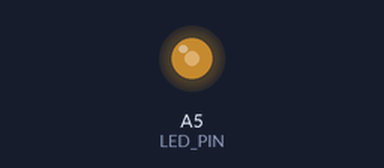
Simulated run of this sketch. Board: Arduino Mega 2560, built with avr-gcc and run on an emulated ATmega2560. On the bench: output pins drawn as LEDs (lit = HIGH).

Above: at 0.29 s.
Timing chart, 0 to 40.0 s (numbered marks = the images above):
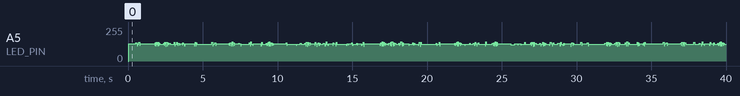

The sketch:

TX_OOK_Optimized.ino
```cpp
// (licence header left out)
#include "digitalWriteFast.h"

//LED OUTPUT DECLARE
#define LED_PIN A5

//CLK LENGTH(ms)
#define CLK 5

//inputString Length
//!!!!!!!!!!!!!!!CAUTION!!!!!!!!!!!!!!!!!!
//IT CONSUMES HUGE MEMORY SPACE
#define LEN 100
//!!!!!!!!!!!!!!!!!!!!!!!!!!!!!!!!!!!!!!!!

//SYNCBYTE before transmission start
#define SYNCBYTE 8

//clk boolean
bool clk = 0;
float clk_half = CLK * 0.5;

//inputString Setup
const char inputString[LEN] = "hello, its reliable test for very very very very very very very long menchester code";

//128BYTE BOOLEAN-ARRAY to store binary text data
bool string_Signal[1024] = {0, };

//sending_value (will updated by xor with clk & data)
bool sending_value = 0;

//for sending loop
int stringIndex = 0;

//symbol of start of transmission
//NOT USING FOR NOW
bool _symbol_SOT[8] = {0, 0, 0, 0, 0, 1, 1, 0};

//symbol of end of transmission
bool _symbol_EOT[8] = {0, 0, 0, 0, 0, 1, 0, 0};

//FOR BENCHMARKING=============================
// unsigned long _time_started;
// unsigned long _time_ended;
// char buffer[100];
//FOR BENCHMARKING=============================

void setup() {
  //FOR BENCHMARKING===========================
  // Serial has been disabled since serial comm causes unknown delay
  // Serial.begin(115200);
  //FOR BENCHMARKING===========================
  pinMode(LED_PIN, OUTPUT);
    for (int i = 0; i < strlen(inputString) + SYNCBYTE + 1; i++) {
      if(i == SYNCBYTE - 1){
        for (int j = 0; j < 8; j++) {
            string_Signal[8*i + 7-j] = _symbol_SOT[7 - j];
        }
      }
      else if(i < SYNCBYTE - 1){
        for (int j = 0; j < 8; j++) {
            string_Signal[8*i + 7-j] = (1);
        }
      } else if(i == (strlen(inputString) + SYNCBYTE)) {
        for (int j = 0; j < 8; j++) {
            string_Signal[8*i + 7-j] = _symbol_EOT[7 - j];
        }
      } else {
        for (int j = 0; j < 8; j++){
            string_Signal[8*i + 7-j] = ((inputString[i - SYNCBYTE] & (0x01 << j)) != 0);
        }
      }
  }
    //FOR BENCHMARKING===========================
    // Serial.print("start TRANSMISSION \n");
    //FOR BENCHMARKING===========================
}

void loop() {
  clk = !clk;
  sending_value = clk ^ string_Signal[stringIndex];
  //digitalWrite(LED_PIN, sending_value);
  if(sending_value == 1){
    digitalWriteFast(LED_PIN, 1);
  }else{
    digitalWriteFast(LED_PIN, 0);
  }
  delayMicroseconds(clk_half *1000);
  clk = !clk;
  sending_value = clk ^ string_Signal[stringIndex];
  //digitalWrite(LED_PIN, sending_value);
    //digitalWrite(LED_PIN, sending_value);
  if(sending_value == 1){
    digitalWriteFast(LED_PIN, 1);
  }else{
    digitalWriteFast(LED_PIN, 0);
  }
  delayMicroseconds(clk_half * 1000);
  stringIndex += 1;
  if(stringIndex == (strlen(inputString) + SYNCBYTE + 1) * 8) {
      stringIndex = 0;
      //FOR BENCHMARKING===========================
      // _time_ended = millis();
      // Serial.print("\n");
      // Serial.print((strlen(inputString) + SYNCBYTE + 1) * 8);
      // Serial.print("\n");
      // Serial.print(String((_time_ended) - (_time_started)));
      //FOR BENCHMARKING===========================
      delay(0);
      //FOR BENCHMARKING===========================
      // _time_started = millis();
      //FOR BENCHMARKING===========================
  }
  // digitalWrite(LED_PIN, 0);
}
```

digitalWriteFast.h
```cpp
/*
  Optimized digital functions for AVR microcontrollers
  by Watterott electronic (www.watterott.com)
  based on http://code.google.com/p/digitalwritefast
 */

#ifndef __digitalWriteFast_h_
#define __digitalWriteFast_h_ 1

#define ERROR_SEQUENCE 0b10101010 //digitalReadFast will return this value if pin number is not constant
// general macros/defines
#ifndef BIT_READ
# define BIT_READ(value, bit)            ((value) &   (1UL << (bit)))
#endif
#ifndef BIT_SET
# define BIT_SET(value, bit)             ((value) |=  (1UL << (bit)))
#endif
#ifndef BIT_CLEAR
# define BIT_CLEAR(value, bit)           ((value) &= ~(1UL << (bit)))
#endif
#ifndef BIT_WRITE
# define BIT_WRITE(value, bit, bitvalue) (bitvalue ? BIT_SET(value, bit) : BIT_CLEAR(value, bit))
#endif

#ifndef SWAP
#define SWAP(x,y) do{ (x)=(x)^(y); (y)=(x)^(y); (x)=(x)^(y); }while(0)
#endif

/* //not needed, rather it produces annoying warnings when compiled
#ifndef DEC
# define DEC (10)
#endif
#ifndef HEX
# define HEX (16)
#endif
#ifndef OCT
# define OCT (8)
#endif
#ifndef BIN
# define BIN (2)
#endif
*/

// workarounds for ARM microcontrollers
#if (!defined(__AVR__) || defined(ARDUINO_ARCH_SAM))
#ifndef PROGMEM
# define PROGMEM
#endif
#ifndef PGM_P
# define PGM_P const char *
#endif
#ifndef PSTR
# define PSTR(str) (str)
#endif

#ifndef memcpy_P
# define memcpy_P(dest, src, num) memcpy((dest), (src), (num))
#endif
#ifndef strcpy_P
# define strcpy_P(dst, src)       strcpy((dst), (src))
#endif
#ifndef strcat_P
# define strcat_P(dst, src)       strcat((dst), (src))
#endif
#ifndef strcmp_P
# define strcmp_P(a, b)           strcmp((a), (b))
#endif
#ifndef strcasecmp_P
# define strcasecmp_P(a, b)       strcasecmp((a), (b))
#endif
#ifndef strncmp_P
# define strncmp_P(a, b, n)       strncmp((a), (b), (n))
#endif
#ifndef strncasecmp_P
# define strncasecmp_P(a, b, n)   strncasecmp((a), (b), (n))
#endif
#ifndef strstr_P
# define strstr_P(a, b)           strstr((a), (b))
#endif
#ifndef strlen_P
# define strlen_P(a)              strlen((a))
#endif
#ifndef sprintf_P
# define sprintf_P(s, f, ...)     sprintf((s), (f), __VA_ARGS__)
#endif

#ifndef pgm_read_byte
# define pgm_read_byte(addr)      (*(const unsigned char *)(addr))
#endif
#ifndef pgm_read_word
# define pgm_read_word(addr)      (*(const unsigned short *)(addr))
#endif
#ifndef pgm_read_dword
# define pgm_read_dword(addr)     (*(const unsigned long *)(addr))
#endif

#endif


// digital functions
//#ifndef digitalPinToPortReg
#define SPI_SW_SS_PIN   (10) //SS on Uno (for software SPI)
#define SPI_SW_MOSI_PIN (11) //MOSI on Uno (for software SPI)
#define SPI_SW_MISO_PIN (12) //MISO on Uno (for software SPI)
#define SPI_SW_SCK_PIN  (13) //SCK on Uno (for software SPI)


// --- Arduino Due ---
#if (defined(ARDUINO_SAM_DUE) || defined(__SAM3X8E__))

#define UART_RX_PIN     (0)
#define UART_TX_PIN     (1)

#define I2C_SDA_PIN     (20)
#define I2C_SCL_PIN     (21)

#define SPI_HW_SS_PIN   (78) //SS0:77, SS1:87, SS2:86, SS3:78
#define SPI_HW_MOSI_PIN (75) //75
#define SPI_HW_MISO_PIN (74) //74
#define SPI_HW_SCK_PIN  (76) //76


// --- Arduino Zero ---
#elif (defined(ARDUINO_SAM_ZERO) || defined(__SAMD21G18A__))

#define UART_RX_PIN     (0)
#define UART_TX_PIN     (1)

#define I2C_SDA_PIN     (16)
#define I2C_SCL_PIN     (17)

#define SPI_HW_SS_PIN   (14) //14
#define SPI_HW_MOSI_PIN (21) //21
#define SPI_HW_MISO_PIN (18) //18
#define SPI_HW_SCK_PIN  (20) //20


// --- Arduino Mega ---
#elif (defined(ARDUINO_AVR_MEGA) || \
       defined(ARDUINO_AVR_MEGA1280) || \
       defined(ARDUINO_AVR_MEGA2560) || \
       defined(__AVR_ATmega1280__) || \
       defined(__AVR_ATmega1281__) || \
       defined(__AVR_ATmega2560__) || \
       defined(__AVR_ATmega2561__))

#define UART_RX_PIN     (0) //PE0
#define UART_TX_PIN     (1) //PE1

#define I2C_SDA_PIN     (20)
#define I2C_SCL_PIN     (21)

#define SPI_HW_SS_PIN   (53) //PB0
#define SPI_HW_MOSI_PIN (51) //PB2
#define SPI_HW_MISO_PIN (50) //PB3
#define SPI_HW_SCK_PIN  (52) //PB1

#define __digitalPinToPortReg(P) \
(((P) >= 22 && (P) <= 29) ? &PORTA : \
((((P) >= 10 && (P) <= 13) || ((P) >= 50 && (P) <= 53)) ? &PORTB : \
(((P) >= 30 && (P) <= 37) ? &PORTC : \
((((P) >= 18 && (P) <= 21) || (P) == 38) ? &PORTD : \
((((P) >= 0 && (P) <= 3) || (P) == 5) ? &PORTE : \
(((P) >= 54 && (P) <= 61) ? &PORTF : \
((((P) >= 39 && (P) <= 41) || (P) == 4) ? &PORTG : \
((((P) >= 6 && (P) <= 9) || (P) == 16 || (P) == 17) ? &PORTH : \
(((P) == 14 || (P) == 15) ? &PORTJ : \
(((P) >= 62 && (P) <= 69) ? &PORTK : &PORTL))))))))))

#define __digitalPinToDDRReg(P) \
(((P) >= 22 && (P) <= 29) ? &DDRA : \
((((P) >= 10 && (P) <= 13) || ((P) >= 50 && (P) <= 53)) ? &DDRB : \
(((P) >= 30 && (P) <= 37) ? &DDRC : \
((((P) >= 18 && (P) <= 21) || (P) == 38) ? &DDRD : \
((((P) >= 0 && (P) <= 3) || (P) == 5) ? &DDRE : \
(((P) >= 54 && (P) <= 61) ? &DDRF : \
((((P) >= 39 && (P) <= 41) || (P) == 4) ? &DDRG : \
((((P) >= 6 && (P) <= 9) || (P) == 16 || (P) == 17) ? &DDRH : \
(((P) == 14 || (P) == 15) ? &DDRJ : \
(((P) >= 62 && (P) <= 69) ? &DDRK : &DDRL))))))))))

#define __digitalPinToPINReg(P) \
(((P) >= 22 && (P) <= 29) ? &PINA : \
((((P) >= 10 && (P) <= 13) || ((P) >= 50 && (P) <= 53)) ? &PINB : \
(((P) >= 30 && (P) <= 37) ? &PINC : \
((((P) >= 18 && (P) <= 21) || (P) == 38) ? &PIND : \
((((P) >= 0 && (P) <= 3) || (P) == 5) ? &PINE : \
(((P) >= 54 && (P) <= 61) ? &PINF : \
((((P) >= 39 && (P) <= 41) || (P) == 4) ? &PING : \
((((P) >= 6 && (P) <= 9) || (P) == 16 || (P) == 17) ? &PINH : \
(((P) == 14 || (P) == 15) ? &PINJ : \
(((P) >= 62 && (P) <= 69) ? &PINK : &PINL))))))))))

#define __digitalPinToBit(P) \
(((P) >=  7 && (P) <=  9) ? (P) - 3 : \
(((P) >= 10 && (P) <= 13) ? (P) - 6 : \
(((P) >= 22 && (P) <= 29) ? (P) - 22 : \
(((P) >= 30 && (P) <= 37) ? 37 - (P) : \
(((P) >= 39 && (P) <= 41) ? 41 - (P) : \
(((P) >= 42 && (P) <= 49) ? 49 - (P) : \
(((P) >= 50 && (P) <= 53) ? 53 - (P) : \
(((P) >= 54 && (P) <= 61) ? (P) - 54 : \
(((P) >= 62 && (P) <= 69) ? (P) - 62 : \
(((P) == 0 || (P) == 15 || (P) == 17 || (P) == 21) ? 0 : \
(((P) == 1 || (P) == 14 || (P) == 16 || (P) == 20) ? 1 : \
(((P) == 19) ? 2 : \
(((P) == 5 || (P) == 6 || (P) == 18) ? 3 : \
(((P) == 2) ? 4 : \
(((P) == 3 || (P) == 4) ? 5 : 7)))))))))))))))


// --- Arduino 644 ---
#elif (defined(__AVR_ATmega644__) || \
       defined(__AVR_ATmega644P__))

#define UART_RX_PIN     (8) //PD0
#define UART_TX_PIN     (9) //PD1

#define I2C_SDA_PIN     (17) //PC1
#define I2C_SCL_PIN     (16) //PC0

#define SPI_HW_SS_PIN   (4) //PB4
#define SPI_HW_MOSI_PIN (5) //PB5
#define SPI_HW_MISO_PIN (6) //PB6
#define SPI_HW_SCK_PIN  (7) //PB7

#define __digitalPinToPortReg(P) \
(((P) >= 0 && (P) <= 7) ? &PORTB : (((P) >= 8 && (P) <= 15) ? &PORTD : (((P) >= 16 && (P) <= 23) ? &PORTC : &PORTA)))
#define __digitalPinToDDRReg(P) \
(((P) >= 0 && (P) <= 7) ? &DDRB : (((P) >= 8 && (P) <= 15) ? &DDRD : (((P) >= 8 && (P) <= 15) ? &DDRC : &DDRA)))
#define __digitalPinToPINReg(P) \
(((P) >= 0 && (P) <= 7) ? &PINB : (((P) >= 8 && (P) <= 15) ? &PIND : (((P) >= 8 && (P) <= 15) ? &PINC : &PINA)))
#define __digitalPinToBit(P) \
(((P) >= 0 && (P) <= 7) ? (P) : (((P) >= 8 && (P) <= 15) ? (P) - 8 : (((P) >= 16 && (P) <= 23) ? (P) - 16 : (P) - 24)))


// --- Arduino Leonardo ---
#elif (defined(ARDUINO_AVR_LEONARDO) || \
       defined(__AVR_ATmega16U4__) || \
       defined(__AVR_ATmega32U4__))

#define UART_RX_PIN     (0) //PD2
#define UART_TX_PIN     (1) //PD3

#define I2C_SDA_PIN     (2) //PD1
#define I2C_SCL_PIN     (3) //PD0

#define SPI_HW_SS_PIN   (17) //PB0
#define SPI_HW_MOSI_PIN (16) //PB2
#define SPI_HW_MISO_PIN (14) //PB3
#define SPI_HW_SCK_PIN  (15) //PB1

#define __digitalPinToPortReg(P) \
((((P) >= 0 && (P) <= 4) || (P) == 6 || (P) == 12 || (P) == 24 || (P) == 25 || (P) == 29) ? &PORTD : (((P) == 5 || (P) == 13) ? &PORTC : (((P) >= 18 && (P) <= 23)) ? &PORTF : (((P) == 7) ? &PORTE : &PORTB)))
#define __digitalPinToDDRReg(P) \
((((P) >= 0 && (P) <= 4) || (P) == 6 || (P) == 12 || (P) == 24 || (P) == 25 || (P) == 29) ? &DDRD : (((P) == 5 || (P) == 13) ? &DDRC : (((P) >= 18 && (P) <= 23)) ? &DDRF : (((P) == 7) ? &DDRE : &DDRB)))
#define __digitalPinToPINReg(P) \
((((P) >= 0 && (P) <= 4) || (P) == 6 || (P) == 12 || (P) == 24 || (P) == 25 || (P) == 29) ? &PIND : (((P) == 5 || (P) == 13) ? &PINC : (((P) >= 18 && (P) <= 23)) ? &PINF : (((P) == 7) ? &PINE : &PINB)))
#define __digitalPinToBit(P) \
(((P) >= 8 && (P) <= 11) ? (P) - 4 : (((P) >= 18 && (P) <= 21) ? 25 - (P) : (((P) == 0) ? 2 : (((P) == 1) ? 3 : (((P) == 2) ? 1 : (((P) == 3) ? 0 : (((P) == 4) ? 4 : (((P) == 6) ? 7 : (((P) == 13) ? 7 : (((P) == 14) ? 3 : (((P) == 15) ? 1 : (((P) == 16) ? 2 : (((P) == 17) ? 0 : (((P) == 22) ? 1 : (((P) == 23) ? 0 : (((P) == 24) ? 4 : (((P) == 25) ? 7 : (((P) == 26) ? 4 : (((P) == 27) ? 5 : 6 )))))))))))))))))))


// --- Arduino Uno ---
#elif (defined(ARDUINO_AVR_UNO) || \
       defined(ARDUINO_AVR_DUEMILANOVE) || \
       defined(ARDUINO_ARCH_AVR) || \
       defined(__AVR_ATmega328__) || \
       defined(__AVR_ATmega328P__) || \
       defined(__AVR__))

#define UART_RX_PIN     (0) //PD0
#define UART_TX_PIN     (1) //PD1

#define I2C_SDA_PIN     (18) //A4
#define I2C_SCL_PIN     (19) //A5

#define SPI_HW_SS_PIN   (10) //PB0
#define SPI_HW_MOSI_PIN (11) //PB2
#define SPI_HW_MISO_PIN (12) //PB3
#define SPI_HW_SCK_PIN  (13) //PB1

#define __digitalPinToPortReg(P) \
(((P) >= 0 && (P) <= 7) ? &PORTD : (((P) >= 8 && (P) <= 13) ? &PORTB : &PORTC))
#define __digitalPinToDDRReg(P) \
(((P) >= 0 && (P) <= 7) ? &DDRD : (((P) >= 8 && (P) <= 13) ? &DDRB : &DDRC))
#define __digitalPinToPINReg(P) \
(((P) >= 0 && (P) <= 7) ? &PIND : (((P) >= 8 && (P) <= 13) ? &PINB : &PINC))
#define __digitalPinToBit(P) \
(((P) >= 0 && (P) <= 7) ? (P) : (((P) >= 8 && (P) <= 13) ? (P) - 8 : (P) - 14))


// --- Other ---
#else

#define SPI_HW_SS_PIN   SS
#define SPI_HW_MOSI_PIN MOSI
#define SPI_HW_MISO_PIN MISO
#define SPI_HW_SCK_PIN  SCK


#endif
//#endif  //#ifndef digitalPinToPortReg


//ref: http://forum.arduino.cc/index.php?topic=140409.msg1054868#msg1054868
//void OutputsErrorIfCalled( void ) __attribute__ (( error( "Line: "__line__ "Variable used for digitalWriteFast") ));
void NonConstantUsed( void )  __attribute__ (( error("") ));


#ifndef digitalWriteFast
#if (defined(__AVR__) || defined(ARDUINO_ARCH_AVR))
#define digitalWriteFast(P, V) \
if (__builtin_constant_p(P) && __builtin_constant_p(V)) { \
  BIT_WRITE(*__digitalPinToPortReg(P), __digitalPinToBit(P), (V)); \
} else { \
  NonConstantUsed(); \
}
#else
//#define digitalWriteFast digitalWrite
#error Non-AVR device, unsupported.
#endif
#endif


#ifndef pinModeFast
#if (defined(__AVR__) || defined(ARDUINO_ARCH_AVR))
#define pinModeFast(P, V) \
if (__builtin_constant_p(P) && __builtin_constant_p(V)) { \
  BIT_WRITE(*__digitalPinToDDRReg(P), __digitalPinToBit(P), (V)); \
} else { \
  NonConstantUsed(); \
}
#else
//#define pinModeFast pinMode
#error Non-AVR device, unsupported.
#endif
#endif


#ifndef digitalReadFast
#if (defined(__AVR__) || defined(ARDUINO_ARCH_AVR))
#define digitalReadFast(P) ( (byte) __digitalReadFast((P)) )
#define __digitalReadFast(P ) \
  (__builtin_constant_p(P) ) ? ( \
  ( BIT_READ(*__digitalPinToPINReg(P), __digitalPinToBit(P))) ) : \
  ERROR_SEQUENCE
#else
//#define digitalReadFast digitalRead
#error Non-AVR device, unsupported.
#endif
#endif

#endif //__digitalWriteFast_h_
```
